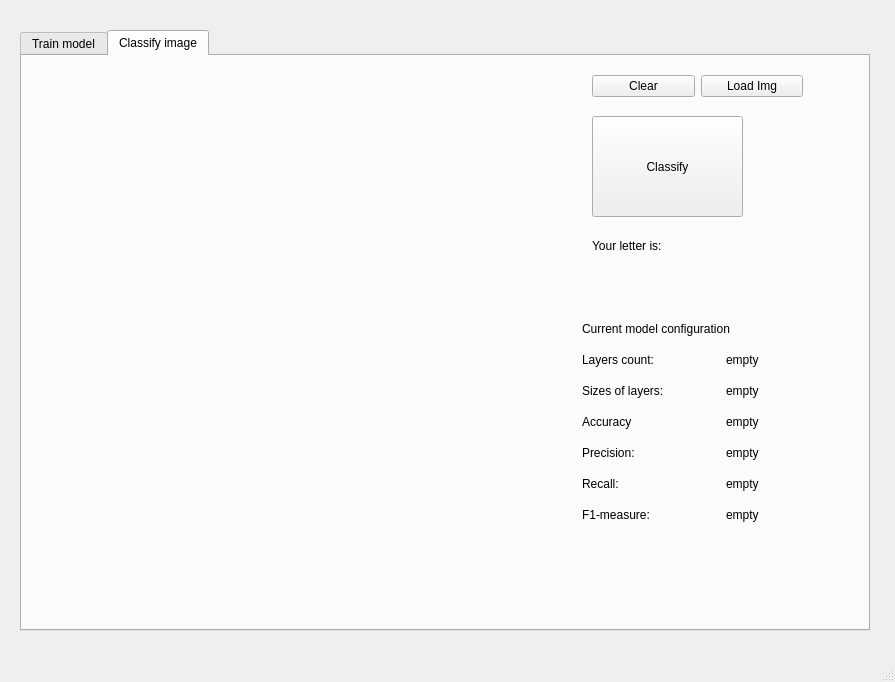
<?xml version="1.0" encoding="UTF-8"?>
<ui version="4.0">
 <class>MainWindow</class>
 <widget class="QMainWindow" name="MainWindow">
  <property name="geometry">
   <rect>
    <x>0</x>
    <y>0</y>
    <width>895</width>
    <height>682</height>
   </rect>
  </property>
  <property name="windowTitle">
   <string>MainWindow</string>
  </property>
  <widget class="QWidget" name="centralwidget">
   <widget class="QTabWidget" name="tabWidget">
    <property name="geometry">
     <rect>
      <x>20</x>
      <y>30</y>
      <width>850</width>
      <height>601</height>
     </rect>
    </property>
    <property name="currentIndex">
     <number>1</number>
    </property>
    <widget class="QWidget" name="tab_1">
     <attribute name="title">
      <string>Train model</string>
     </attribute>
     <widget class="QPushButton" name="modelLoader">
      <property name="geometry">
       <rect>
        <x>90</x>
        <y>30</y>
        <width>261</width>
        <height>29</height>
       </rect>
      </property>
      <property name="text">
       <string>Load model configuration from file</string>
      </property>
     </widget>
     <widget class="QGroupBox" name="groupBox">
      <property name="geometry">
       <rect>
        <x>80</x>
        <y>70</y>
        <width>701</width>
        <height>391</height>
       </rect>
      </property>
      <property name="title">
       <string>Settings for training a model</string>
      </property>
      <widget class="QWidget" name="gridLayoutWidget">
       <property name="geometry">
        <rect>
         <x>190</x>
         <y>50</y>
         <width>481</width>
         <height>41</height>
        </rect>
       </property>
       <layout class="QGridLayout" name="gridLayout">
        <item row="1" column="2">
         <widget class="QLabel" name="label_3">
          <property name="text">
           <string>4</string>
          </property>
          <property name="alignment">
           <set>Qt::AlignHCenter|Qt::AlignTop</set>
          </property>
         </widget>
        </item>
        <item row="1" column="1">
         <widget class="QLabel" name="label">
          <property name="text">
           <string>3</string>
          </property>
          <property name="alignment">
           <set>Qt::AlignHCenter|Qt::AlignTop</set>
          </property>
         </widget>
        </item>
        <item row="1" column="3">
         <widget class="QLabel" name="label_4">
          <property name="text">
           <string>5</string>
          </property>
          <property name="alignment">
           <set>Qt::AlignHCenter|Qt::AlignTop</set>
          </property>
         </widget>
        </item>
        <item row="1" column="0">
         <widget class="QLabel" name="label_2">
          <property name="text">
           <string>2</string>
          </property>
          <property name="alignment">
           <set>Qt::AlignHCenter|Qt::AlignTop</set>
          </property>
         </widget>
        </item>
       </layout>
      </widget>
      <widget class="QSlider" name="hiddenLayersAmount">
       <property name="geometry">
        <rect>
         <x>240</x>
         <y>30</y>
         <width>381</width>
         <height>23</height>
        </rect>
       </property>
       <property name="minimum">
        <number>2</number>
       </property>
       <property name="maximum">
        <number>5</number>
       </property>
       <property name="pageStep">
        <number>1</number>
       </property>
       <property name="tracking">
        <bool>true</bool>
       </property>
       <property name="orientation">
        <enum>Qt::Horizontal</enum>
       </property>
       <property name="invertedAppearance">
        <bool>false</bool>
       </property>
       <property name="invertedControls">
        <bool>false</bool>
       </property>
       <property name="tickPosition">
        <enum>QSlider::TicksBelow</enum>
       </property>
       <property name="tickInterval">
        <number>1</number>
       </property>
      </widget>
      <widget class="QLabel" name="label_5">
       <property name="geometry">
        <rect>
         <x>0</x>
         <y>30</y>
         <width>221</width>
         <height>20</height>
        </rect>
       </property>
       <property name="text">
        <string>Hidden layers amount</string>
       </property>
      </widget>
      <widget class="QLabel" name="label_6">
       <property name="geometry">
        <rect>
         <x>0</x>
         <y>90</y>
         <width>141</width>
         <height>20</height>
        </rect>
       </property>
       <property name="text">
        <string>Hidden layers sizes</string>
       </property>
      </widget>
      <widget class="QWidget" name="gridLayoutWidget_2">
       <property name="geometry">
        <rect>
         <x>160</x>
         <y>90</y>
         <width>511</width>
         <height>58</height>
        </rect>
       </property>
       <layout class="QGridLayout" name="gridLayout_2">
        <item row="0" column="3">
         <widget class="QLabel" name="label_10">
          <property name="text">
           <string>layer 4</string>
          </property>
         </widget>
        </item>
        <item row="0" column="2">
         <widget class="QLabel" name="label_9">
          <property name="text">
           <string>layer 3</string>
          </property>
         </widget>
        </item>
        <item row="0" column="1">
         <widget class="QLabel" name="label_8">
          <property name="text">
           <string>layer 2</string>
          </property>
         </widget>
        </item>
        <item row="0" column="0">
         <widget class="QLabel" name="label_7">
          <property name="text">
           <string>layer 1</string>
          </property>
         </widget>
        </item>
        <item row="0" column="4">
         <widget class="QLabel" name="label_11">
          <property name="text">
           <string>layer 5</string>
          </property>
         </widget>
        </item>
        <item row="1" column="0">
         <widget class="QSpinBox" name="layerSize_1">
          <property name="minimum">
           <number>1</number>
          </property>
          <property name="maximum">
           <number>256</number>
          </property>
          <property name="singleStep">
           <number>1</number>
          </property>
          <property name="value">
           <number>5</number>
          </property>
         </widget>
        </item>
        <item row="1" column="1">
         <widget class="QSpinBox" name="layerSize_2">
          <property name="minimum">
           <number>1</number>
          </property>
          <property name="maximum">
           <number>256</number>
          </property>
          <property name="singleStep">
           <number>1</number>
          </property>
          <property name="value">
           <number>5</number>
          </property>
         </widget>
        </item>
        <item row="1" column="2">
         <widget class="QSpinBox" name="layerSize_3">
          <property name="minimum">
           <number>1</number>
          </property>
          <property name="maximum">
           <number>256</number>
          </property>
          <property name="singleStep">
           <number>1</number>
          </property>
         </widget>
        </item>
        <item row="1" column="3">
         <widget class="QSpinBox" name="layerSize_4">
          <property name="minimum">
           <number>1</number>
          </property>
          <property name="maximum">
           <number>256</number>
          </property>
          <property name="singleStep">
           <number>1</number>
          </property>
         </widget>
        </item>
        <item row="1" column="4">
         <widget class="QSpinBox" name="layerSize_5">
          <property name="minimum">
           <number>1</number>
          </property>
          <property name="maximum">
           <number>256</number>
          </property>
          <property name="singleStep">
           <number>1</number>
          </property>
         </widget>
        </item>
       </layout>
      </widget>
      <widget class="QLabel" name="trainingDatasetDirectory">
       <property name="geometry">
        <rect>
         <x>190</x>
         <y>260</y>
         <width>361</width>
         <height>20</height>
        </rect>
       </property>
       <property name="text">
        <string>/</string>
       </property>
      </widget>
      <widget class="QLabel" name="testingDatasetDirectory">
       <property name="geometry">
        <rect>
         <x>190</x>
         <y>290</y>
         <width>341</width>
         <height>20</height>
        </rect>
       </property>
       <property name="text">
        <string>/</string>
       </property>
      </widget>
      <widget class="QPushButton" name="chooseTestingDataset">
       <property name="geometry">
        <rect>
         <x>10</x>
         <y>290</y>
         <width>171</width>
         <height>29</height>
        </rect>
       </property>
       <property name="text">
        <string>Choose testing dataset</string>
       </property>
      </widget>
      <widget class="QPushButton" name="chooseTrainingDataset">
       <property name="geometry">
        <rect>
         <x>10</x>
         <y>260</y>
         <width>171</width>
         <height>29</height>
        </rect>
       </property>
       <property name="text">
        <string>Choose training dataset</string>
       </property>
      </widget>
      <widget class="QRadioButton" name="graphMode">
       <property name="geometry">
        <rect>
         <x>130</x>
         <y>170</y>
         <width>112</width>
         <height>26</height>
        </rect>
       </property>
       <property name="text">
        <string>graph</string>
       </property>
      </widget>
      <widget class="QRadioButton" name="matrixMode">
       <property name="geometry">
        <rect>
         <x>230</x>
         <y>170</y>
         <width>112</width>
         <height>26</height>
        </rect>
       </property>
       <property name="text">
        <string>matrix</string>
       </property>
       <property name="checked">
        <bool>true</bool>
       </property>
      </widget>
      <widget class="QLabel" name="label_12">
       <property name="geometry">
        <rect>
         <x>0</x>
         <y>170</y>
         <width>91</width>
         <height>20</height>
        </rect>
       </property>
       <property name="text">
        <string>Model type</string>
       </property>
      </widget>
      <widget class="QLabel" name="label_16">
       <property name="geometry">
        <rect>
         <x>230</x>
         <y>220</y>
         <width>101</width>
         <height>20</height>
        </rect>
       </property>
       <property name="text">
        <string>Batch size</string>
       </property>
      </widget>
      <widget class="QLabel" name="label_17">
       <property name="geometry">
        <rect>
         <x>10</x>
         <y>220</y>
         <width>101</width>
         <height>20</height>
        </rect>
       </property>
       <property name="text">
        <string>Epoch amount</string>
       </property>
      </widget>
      <widget class="QLabel" name="label_18">
       <property name="geometry">
        <rect>
         <x>410</x>
         <y>220</y>
         <width>121</width>
         <height>20</height>
        </rect>
       </property>
       <property name="text">
        <string>Learning constant</string>
       </property>
      </widget>
      <widget class="QDoubleSpinBox" name="learningConstant">
       <property name="geometry">
        <rect>
         <x>560</x>
         <y>220</y>
         <width>67</width>
         <height>29</height>
        </rect>
       </property>
       <property name="decimals">
        <number>6</number>
       </property>
       <property name="minimum">
        <double>-1000.000000000000000</double>
       </property>
       <property name="maximum">
        <double>1000.000000000000000</double>
       </property>
       <property name="value">
        <double>1.000000000000000</double>
       </property>
      </widget>
      <widget class="QSpinBox" name="epochAmount">
       <property name="geometry">
        <rect>
         <x>130</x>
         <y>220</y>
         <width>48</width>
         <height>29</height>
        </rect>
       </property>
       <property name="minimum">
        <number>1</number>
       </property>
       <property name="maximum">
        <number>1000</number>
       </property>
      </widget>
      <widget class="QSpinBox" name="batchSize">
       <property name="geometry">
        <rect>
         <x>320</x>
         <y>220</y>
         <width>48</width>
         <height>29</height>
        </rect>
       </property>
       <property name="minimum">
        <number>1</number>
       </property>
       <property name="maximum">
        <number>9999</number>
       </property>
       <property name="value">
        <number>10</number>
       </property>
      </widget>
      <widget class="QCheckBox" name="evaluateCheckBox">
       <property name="geometry">
        <rect>
         <x>10</x>
         <y>330</y>
         <width>341</width>
         <height>26</height>
        </rect>
       </property>
       <property name="text">
        <string>Evaluate model performance after each epoch</string>
       </property>
       <property name="tristate">
        <bool>false</bool>
       </property>
      </widget>
      <widget class="QLabel" name="label_14">
       <property name="geometry">
        <rect>
         <x>30</x>
         <y>360</y>
         <width>411</width>
         <height>20</height>
        </rect>
       </property>
       <property name="text">
        <string>checking that box will significantly slow down performance</string>
       </property>
      </widget>
     </widget>
     <widget class="QPushButton" name="trainModel">
      <property name="geometry">
       <rect>
        <x>580</x>
        <y>510</y>
        <width>131</width>
        <height>29</height>
       </rect>
      </property>
      <property name="text">
       <string>TRAIN MODEL</string>
      </property>
     </widget>
     <widget class="QPushButton" name="saveModel">
      <property name="geometry">
       <rect>
        <x>110</x>
        <y>510</y>
        <width>231</width>
        <height>29</height>
       </rect>
      </property>
      <property name="text">
       <string>Save model to file</string>
      </property>
     </widget>
     <widget class="QPushButton" name="runExperiment">
      <property name="geometry">
       <rect>
        <x>100</x>
        <y>470</y>
        <width>291</width>
        <height>29</height>
       </rect>
      </property>
      <property name="text">
       <string>Run the experiment on the test sample</string>
      </property>
     </widget>
     <widget class="QDoubleSpinBox" name="testSampleFraction">
      <property name="geometry">
       <rect>
        <x>690</x>
        <y>470</y>
        <width>67</width>
        <height>29</height>
       </rect>
      </property>
      <property name="maximum">
       <double>1.000000000000000</double>
      </property>
      <property name="singleStep">
       <double>0.010000000000000</double>
      </property>
      <property name="value">
       <double>1.000000000000000</double>
      </property>
     </widget>
     <widget class="QLabel" name="label_25">
      <property name="geometry">
       <rect>
        <x>520</x>
        <y>470</y>
        <width>141</width>
        <height>20</height>
       </rect>
      </property>
      <property name="text">
       <string>Test sample fraction:</string>
      </property>
     </widget>
     <widget class="QPushButton" name="Research">
      <property name="geometry">
       <rect>
        <x>630</x>
        <y>10</y>
        <width>100</width>
        <height>32</height>
       </rect>
      </property>
      <property name="text">
       <string>Research</string>
      </property>
     </widget>
     <widget class="QSpinBox" name="numresearch">
      <property name="geometry">
       <rect>
        <x>640</x>
        <y>50</y>
        <width>81</width>
        <height>22</height>
       </rect>
      </property>
      <property name="minimum">
       <number>1</number>
      </property>
      <property name="maximum">
       <number>1001</number>
      </property>
     </widget>
    </widget>
    <widget class="QWidget" name="tab_2">
     <property name="palette">
      <palette>
       <active/>
       <inactive/>
       <disabled/>
      </palette>
     </property>
     <property name="styleSheet">
      <string notr="true"/>
     </property>
     <attribute name="title">
      <string>Classify image</string>
     </attribute>
     <widget class="Paint" name="paint" native="true">
      <property name="geometry">
       <rect>
        <x>20</x>
        <y>20</y>
        <width>512</width>
        <height>512</height>
       </rect>
      </property>
     </widget>
     <widget class="QPushButton" name="classifyImage">
      <property name="geometry">
       <rect>
        <x>570</x>
        <y>60</y>
        <width>151</width>
        <height>101</height>
       </rect>
      </property>
      <property name="text">
       <string>Classify</string>
      </property>
     </widget>
     <widget class="QLabel" name="answer">
      <property name="geometry">
       <rect>
        <x>670</x>
        <y>180</y>
        <width>63</width>
        <height>20</height>
       </rect>
      </property>
      <property name="text">
       <string/>
      </property>
     </widget>
     <widget class="QLabel" name="label_13">
      <property name="geometry">
       <rect>
        <x>570</x>
        <y>180</y>
        <width>91</width>
        <height>20</height>
       </rect>
      </property>
      <property name="text">
       <string>Your letter is:</string>
      </property>
     </widget>
     <widget class="QWidget" name="horizontalLayoutWidget">
      <property name="geometry">
       <rect>
        <x>570</x>
        <y>10</y>
        <width>211</width>
        <height>41</height>
       </rect>
      </property>
      <layout class="QHBoxLayout" name="horizontalLayout">
       <item>
        <widget class="QPushButton" name="clear">
         <property name="text">
          <string>Clear</string>
         </property>
        </widget>
       </item>
       <item>
        <widget class="QPushButton" name="load_img">
         <property name="text">
          <string>Load Img</string>
         </property>
        </widget>
       </item>
      </layout>
     </widget>
     <widget class="QWidget" name="gridLayoutWidget_3">
      <property name="geometry">
       <rect>
        <x>560</x>
        <y>260</y>
        <width>281</width>
        <height>211</height>
       </rect>
      </property>
      <layout class="QGridLayout" name="gridLayout_3">
       <item row="3" column="0">
        <widget class="QLabel" name="label_20">
         <property name="text">
          <string>Sizes of layers:</string>
         </property>
        </widget>
       </item>
       <item row="5" column="1">
        <widget class="QLabel" name="precision">
         <property name="text">
          <string>empty</string>
         </property>
        </widget>
       </item>
       <item row="3" column="1">
        <widget class="QLabel" name="layersSizes">
         <property name="text">
          <string>empty</string>
         </property>
        </widget>
       </item>
       <item row="6" column="1">
        <widget class="QLabel" name="recall">
         <property name="text">
          <string>empty</string>
         </property>
        </widget>
       </item>
       <item row="4" column="1">
        <widget class="QLabel" name="accuracy">
         <property name="text">
          <string>empty</string>
         </property>
        </widget>
       </item>
       <item row="6" column="0">
        <widget class="QLabel" name="label_23">
         <property name="text">
          <string>Recall:</string>
         </property>
        </widget>
       </item>
       <item row="5" column="0">
        <widget class="QLabel" name="label_22">
         <property name="text">
          <string>Precision:</string>
         </property>
        </widget>
       </item>
       <item row="0" column="0" colspan="2">
        <widget class="QLabel" name="label_15">
         <property name="text">
          <string>Current model configuration</string>
         </property>
        </widget>
       </item>
       <item row="4" column="0">
        <widget class="QLabel" name="label_21">
         <property name="text">
          <string>Accuracy</string>
         </property>
        </widget>
       </item>
       <item row="2" column="0">
        <widget class="QLabel" name="label_19">
         <property name="text">
          <string>Layers count:</string>
         </property>
        </widget>
       </item>
       <item row="2" column="1">
        <widget class="QLabel" name="layersCount">
         <property name="text">
          <string>empty</string>
         </property>
        </widget>
       </item>
       <item row="7" column="0">
        <widget class="QLabel" name="label_24">
         <property name="text">
          <string>F1-measure:</string>
         </property>
        </widget>
       </item>
       <item row="7" column="1">
        <widget class="QLabel" name="f1Measure">
         <property name="text">
          <string>empty</string>
         </property>
        </widget>
       </item>
      </layout>
     </widget>
    </widget>
   </widget>
   <widget class="QLabel" name="hiddenLayersCount_4">
    <property name="geometry">
     <rect>
      <x>980</x>
      <y>340</y>
      <width>63</width>
      <height>20</height>
     </rect>
    </property>
    <property name="text">
     <string/>
    </property>
   </widget>
  </widget>
  <widget class="QMenuBar" name="menubar">
   <property name="geometry">
    <rect>
     <x>0</x>
     <y>0</y>
     <width>895</width>
     <height>25</height>
    </rect>
   </property>
  </widget>
  <widget class="QStatusBar" name="statusbar"/>
 </widget>
 <customwidgets>
  <customwidget>
   <class>Paint</class>
   <extends>QWidget</extends>
   <header location="global">paint.h</header>
   <container>1</container>
  </customwidget>
 </customwidgets>
 <resources/>
 <connections/>
</ui>
